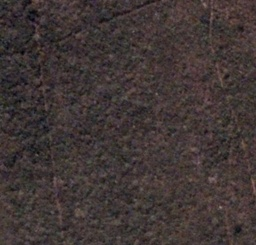
#> input picture Decision_Trees/Decision_Trees/BSB-1.jpg, 256 x 245 px, shrunk from 543 x 520 before the run, found by its file name
$ python model.py
#> lines starting #> are read from the running program, lines starting #| are printed output that depends on the picture; after the words box and inside, x2 and y2 are one past the last pixel; in counts of white or black regions, pixels touching at a corner belong together
import numpy as np
import pandas as pd
import cv2
from sklearn.tree import DecisionTreeClassifier
from sklearn.neighbors import KNeighborsClassifier
from sklearn.neural_network import MLPClassifier
from sklearn.model_selection import train_test_split
from sklearn.preprocessing import StandardScaler, LabelEncoder
from sklearn.metrics import accuracy_score, classification_report, confusion_matrix
import matplotlib.pyplot as plt
from collections import Counter
import warnings
import time
from numba import jit, cuda
import multiprocessing as mp
from concurrent.futures import ThreadPoolExecutor, ProcessPoolExecutor
warnings.filterwarnings('ignore')

# Função otimizada para extração de características com Numba
@jit(nopython=True)
def extract_features_numba(rgb_array):
    """
    Extração de características otimizada com Numba
    """
    n_samples = rgb_array.shape[0]
    features = np.zeros((n_samples, 19))

    for i in range(n_samples):
        r, g, b = rgb_array[i, 0], rgb_array[i, 1], rgb_array[i, 2]

        # Características básicas
        features[i, 0] = r
        features[i, 1] = g
        features[i, 2] = b

        # Intensidade
        features[i, 3] = (r + g + b) / 3

        # Saturação
        features[i, 4] = max(r, g, b) - min(r, g, b)

        # Razões (com proteção contra divisão por zero)
        features[i, 5] = r / (g + 1e-8)
        features[i, 6] = r / (b + 1e-8)
        features[i, 7] = g / (b + 1e-8)

        # Índices
        features[i, 8] = (g - r) / (g + r + 1e-8)  # Vegetation index
        features[i, 9] = (r - g) / (r + g + b + 1e-8)  # Soil index

        # Diferenças
        features[i, 10] = abs(r - g)
        features[i, 11] = abs(r - b)
        features[i, 12] = abs(g - b)

        # HSV simplificado
        max_val = max(r, g, b)
        min_val = min(r, g, b)
        diff = max_val - min_val

        # Hue
        if diff == 0:
            hue = 0
        elif max_val == r:
            hue = 60 * ((g - b) / diff)
        elif max_val == g:
            hue = 60 * (2 + (b - r) / diff)
        else:
            hue = 60 * (4 + (r - g) / diff)

        features[i, 13] = hue
        features[i, 14] = 0 if max_val == 0 else diff / max_val * 100  # Saturation
        features[i, 15] = max_val  # Value

        # Brilho e contraste
        features[i, 16] = max_val
        features[i, 17] = min_val
        features[i, 18] = diff

    return features

class RGBImageClassifier:
    def __init__(self, dt_params=None, knn_params=None, mlp_params=None):
        """
        Classificador de imagens RGB otimizado para alta performance
        """
        # Parâmetros otimizados
        if dt_params is None:
            dt_params = {'max_depth': 10, 'random_state': 42, 'min_samples_split': 10}

        if knn_params is None:
            knn_params = {'n_neighbors': 5, 'weights': 'distance', 'metric': 'euclidean',
                         'algorithm': 'kd_tree'}  # Algoritmo mais rápido

        if mlp_params is None:
            mlp_params = {
                'hidden_layer_sizes': (64, 32),
                'max_iter': 1000,
                'random_state': 42,
                'early_stopping': True,
                'validation_fraction': 0.1
            }

        self.dt_classifier = DecisionTreeClassifier(**dt_params)
        self.knn_classifier = KNeighborsClassifier(**knn_params)
        self.mlp_classifier = MLPClassifier(**mlp_params)
        self.scaler = StandardScaler()
        self.label_encoder = LabelEncoder()

        self.class_names = ['Vegetação', 'Pasto', 'Pista', 'Construção']
        self.class_colors = {
            'Vegetação': [0, 255, 0],
            'Pasto': [144, 238, 144],
            'Pista': [128, 128, 128],
            'Construção': [255, 0, 0]
        }

        self.is_fitted = False
        self.feature_names = [
            'R', 'G', 'B', 'Intensity', 'Saturation', 'RG_Ratio', 'RB_Ratio',
            'GB_Ratio', 'Vegetation_Index', 'Soil_Index', 'RG_Diff', 'RB_Diff', 'GB_Diff',
            'Hue', 'Sat_HSV', 'Value_HSV', 'Brightness', 'Darkness', 'Contrast'
        ]

    def load_csv_data(self, csv_paths):
        """Carrega dados dos CSVs"""
        print("=== CARREGANDO DADOS DOS CSVs ===")

        all_rgb_data = []
        all_labels = []

        for class_name, csv_path in csv_paths.items():
            try:
                print(f"Carregando {class_name}...")
                df = pd.read_csv(csv_path)

                # Verificar diferentes formatos de colunas possíveis
                if 'R' in df.columns and 'G' in df.columns and 'B' in df.columns:
                    rgb_data = df[['R', 'G', 'B']].values
                elif 'r' in df.columns and 'g' in df.columns and 'b' in df.columns:
                    rgb_data = df[['r', 'g', 'b']].values
                elif 'Red' in df.columns and 'Green' in df.columns and 'Blue' in df.columns:
                    rgb_data = df[['Red', 'Green', 'Blue']].values
                else:
                    # Usar as 3 primeiras colunas numéricas
                    numeric_cols = df.select_dtypes(include=[np.number]).columns
                    if len(numeric_cols) >= 3:
                        rgb_data = df[numeric_cols[:3]].values
                    else:
                        print(f"❌ Erro: CSV {csv_path} não possui colunas RGB válidas")
                        continue

                # Limpar dados inválidos
                valid_mask = ~np.isnan(rgb_data).any(axis=1)
                rgb_data = rgb_data[valid_mask]

                # Garantir que os valores estão no range [0, 255]
                rgb_data = np.clip(rgb_data, 0, 255)

                all_rgb_data.extend(rgb_data.tolist())
                all_labels.extend([class_name] * len(rgb_data))

                print(f"✓ {class_name}: {len(rgb_data)} amostras válidas")

            except FileNotFoundError:
                print(f"❌ Arquivo não encontrado: {csv_path}")
                continue
            except Exception as e:
                print(f"❌ Erro ao carregar {csv_path}: {e}")
                continue
#> this loop made 4 passes; (reads Trabalho_Final/csv/pasto.csv from the repository)

        if len(all_rgb_data) == 0:
            raise ValueError("Nenhum dado válido foi carregado dos CSVs!")

        print(f"✅ Total: {len(all_rgb_data)} amostras carregadas")
        return np.array(all_rgb_data), np.array(all_labels)

    def fit(self, csv_paths):
        """Treina o modelo"""
        print("=== TREINAMENTO OTIMIZADO ===")

        # Carregar dados
        X_rgb, y_classes = self.load_csv_data(csv_paths)

        # Extração otimizada
        print("Extraindo características (otimizado com Numba)...")
        start_time = time.time()
        X_features = extract_features_numba(X_rgb.astype(np.float64))
        extraction_time = time.time() - start_time
        print(f"✓ Características extraídas em {extraction_time:.2f}s")

        # Dividir dados
        y_encoded = self.label_encoder.fit_transform(y_classes)
        X_train, X_test, y_train, y_test = train_test_split(
            X_features, y_encoded, test_size=0.2, random_state=42, stratify=y_encoded
        )

        # Normalizar
        X_train_scaled = self.scaler.fit_transform(X_train)
        X_test_scaled = self.scaler.transform(X_test)

        # Treinar modelos
        print("Treinando modelos...")
        train_start = time.time()

        self.dt_classifier.fit(X_train_scaled, y_train)
        print("✓ Decision Tree treinado")

        self.knn_classifier.fit(X_train_scaled, y_train)
        print("✓ KNN treinado")

        # Preparar dados para MLP (ensemble)
        dt_pred_train = self.dt_classifier.predict(X_train_scaled)
        knn_pred_train = self.knn_classifier.predict(X_train_scaled)
        ensemble_pred_train = self.voting_mechanism(dt_pred_train, knn_pred_train)

        mlp_train_input = np.column_stack([X_train_scaled, ensemble_pred_train.reshape(-1, 1)])
        self.mlp_classifier.fit(mlp_train_input, y_train)
        print("✓ MLP treinado")

        train_time = time.time() - train_start

        # Avaliar modelo
        dt_pred_test = self.dt_classifier.predict(X_test_scaled)
        knn_pred_test = self.knn_classifier.predict(X_test_scaled)
        ensemble_pred_test = self.voting_mechanism(dt_pred_test, knn_pred_test)
        mlp_test_input = np.column_stack([X_test_scaled, ensemble_pred_test.reshape(-1, 1)])
        mlp_pred_test = self.mlp_classifier.predict(mlp_test_input)

        mlp_acc = accuracy_score(y_test, mlp_pred_test)

        print(f"\n✅ TREINAMENTO CONCLUÍDO")
        print(f"   Tempo de extração: {extraction_time:.2f}s")
        print(f"   Tempo de treinamento: {train_time:.2f}s")
        print(f"   Acurácia Final: {mlp_acc:.3f} ({mlp_acc*100:.1f}%)")

        # Relatório detalhado
        class_names_decoded = self.label_encoder.inverse_transform(range(len(self.label_encoder.classes_)))
        print(f"\n📊 Relatório de Classificação:")
        print(classification_report(y_test, mlp_pred_test,
                                  target_names=class_names_decoded,
                                  digits=3))

        self.is_fitted = True
        return {
            'accuracy': mlp_acc,
            'extraction_time': extraction_time,
            'training_time': train_time,
            'total_samples': len(X_rgb)
        }

    def voting_mechanism(self, dt_predictions, knn_predictions):
        """Voting otimizado vetorizado"""
        return np.where(dt_predictions == knn_predictions, dt_predictions, knn_predictions)

    def predict_image(self, image_path, batch_size=50000, downsample=None):
        """
        Classificação otimizada com processamento em lotes
        Método compatível com a interface original
        """
        return self.predict_image_optimized(image_path, batch_size, downsample)

    def predict_image_optimized(self, image_path, batch_size=50000, downsample=None):
        """
        Classificação otimizada com processamento em lotes e redimensionamento
        """
#> called with image_path = 'BSB-1.jpg', batch_size = 50000
        if not self.is_fitted:
            raise ValueError("Modelo não foi treinado! Execute fit() primeiro.")

        print(f"=== CLASSIFICAÇÃO OTIMIZADA ===")
        print(f"Arquivo: {image_path}")

        # Carregar imagem
        try:
            image = cv2.imread(image_path)
#> image is the input picture: shape (245, 256, 3); mean B, G, R 53.5, 54.7, 64.7
            if image is None:
                raise ValueError(f"Não foi possível carregar a imagem: {image_path}")
        except Exception as e:
            raise ValueError(f"Erro ao carregar imagem {image_path}: {e}")

        image_rgb = cv2.cvtColor(image, cv2.COLOR_BGR2RGB)
        original_shape = image_rgb.shape
#> original_shape = (245, 256, 3)

        # Redimensionar se necessário
        if downsample and (original_shape[0] > downsample or original_shape[1] > downsample):
            # Manter proporção
            scale = downsample / max(original_shape[:2])
            new_width = int(original_shape[1] * scale)
            new_height = int(original_shape[0] * scale)
            image_rgb = cv2.resize(image_rgb, (new_width, new_height))
            print(f"Imagem redimensionada: {original_shape[:2]} → {image_rgb.shape[:2]}")

        print(f"Processando: {image_rgb.shape[1]}x{image_rgb.shape[0]} pixels")
#| Processando: 256x245 pixels

        # Processar pixels
        pixels = image_rgb.reshape(-1, 3).astype(np.float64)
        total_pixels = len(pixels)
#> total_pixels = 62720

        print(f"Total de pixels: {total_pixels:,}")
#| Total de pixels: 62,720

        # Processamento em lotes
        all_predictions = []
        start_time = time.time()

        for i in range(0, total_pixels, batch_size):
            batch_end = min(i + batch_size, total_pixels)
            batch_pixels = pixels[i:batch_end]

            # Extração otimizada com Numba
            batch_features = extract_features_numba(batch_pixels)
            batch_features_scaled = self.scaler.transform(batch_features)

            # Predições ensemble
            dt_pred = self.dt_classifier.predict(batch_features_scaled)
            knn_pred = self.knn_classifier.predict(batch_features_scaled)
            ensemble_pred = self.voting_mechanism(dt_pred, knn_pred)

            mlp_input = np.column_stack([batch_features_scaled, ensemble_pred.reshape(-1, 1)])
            final_pred = self.mlp_classifier.predict(mlp_input)

            all_predictions.extend(final_pred)

            # Progresso
            progress = (batch_end / total_pixels) * 100
            elapsed = time.time() - start_time
            eta = (elapsed / progress * 100) - elapsed if progress > 0 else 0
            print(f"Progresso: {progress:.1f}% | Tempo: {elapsed:.1f}s | ETA: {eta:.1f}s", end='\r')
#> this loop made 2 passes
#> (batch_end, progress, eta) on passes 1 to 2: (50000, 79.72, 0.903), (62720, 100, 0)
#| Progresso: 79.7% | Tempo: 3.6s | ETA: 0.9s
#| Progresso: 100.0% | Tempo: 4.4s | ETA: 0.0s
#> after the loop, all_predictions = 62720 items

        processing_time = time.time() - start_time
        print(f"\n✅ Classificação concluída em {processing_time:.1f}s")

        # Decodificar e reconstruir
        final_classes = self.label_encoder.inverse_transform(all_predictions)
        classified_image = self.reconstruct_classified_image(final_classes, image_rgb.shape)

        # Redimensionar resultado para tamanho original se necessário
        if downsample and image_rgb.shape != original_shape:
            classified_image = cv2.resize(classified_image, (original_shape[1], original_shape[0]),
                                        interpolation=cv2.INTER_NEAREST)
            print("Resultado redimensionado para tamanho original")

        # Estatísticas
        class_counts = dict(Counter(final_classes))
        total_pixels_final = len(final_classes)

        print("\n📊 Distribuição das Classes:")
        for class_name, count in class_counts.items():
            percentage = (count / total_pixels_final) * 100
            print(f"   {class_name}: {count:,} pixels ({percentage:.1f}%)")

        return {
            'original_image': cv2.cvtColor(cv2.imread(image_path), cv2.COLOR_BGR2RGB),
            'classified_image': classified_image,
            'class_counts': class_counts,
            'processing_time': processing_time,
            'image_shape': original_shape
        }

    def reconstruct_classified_image(self, predictions, shape):
        """Reconstrói imagem classificada otimizada"""
#> called with predictions = array of shape (62720,), shape = (245, 256, 3)
        h, w = shape[:2]
        classified_img = np.zeros((h, w, 3), dtype=np.uint8)

        predictions_2d = predictions.reshape(h, w)

        for class_name in self.label_encoder.classes_:
            mask = predictions_2d == class_name
            color = self.class_colors.get(class_name, [255, 255, 255])
            classified_img[mask] = color
#> this loop made 3 passes
#> pass 1, in reconstruct_classified_image, `mask = predictions_2d == class_name`:
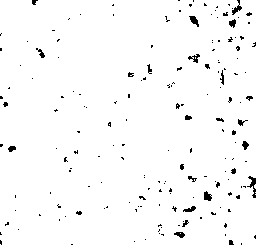
#> mask: shape (245, 256) bool; 97.6% white; black in thin lines or dots
#> pass 3, in reconstruct_classified_image, `mask = predictions_2d == class_name`:
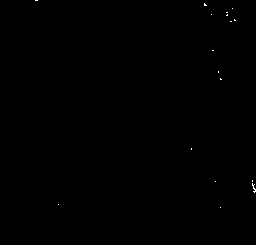
#> mask: shape (245, 256) bool; 0.08% white in thin lines or dots, all inside (x1, y1, x2, y2) = (35, 0, 256, 208)
#> after the loop:
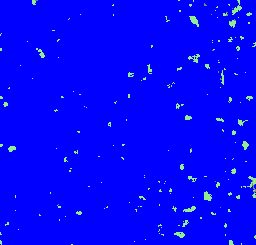
#> classified_img: shape (245, 256, 3); mean of channels 0, 1, 2 252.3, 5.7, 3.5; drawn as B, G, R
#> in predict_image_optimized, `class_counts = dict(Counter(final_classes))`: class_counts = {'Construção': 61198, 'Pasto': 1471, 'Pista': 51}
#> in predict_image_optimized, `total_pixels_final = len(final_classes)`: total_pixels_final = 62720
#> the loop in predict_image_optimized, `for class_name, count in class_counts.items():` made 3 passes
#> (class_name, count, percentage) on passes 1 to 3: ('Construção', 61198, 97.57), ('Pasto', 1471, 2.35), ('Pista', 51, 0.0813)
#|    Construção: 61,198 pixels (97.6%)
#|    Pasto: 1,471 pixels (2.3%)
#|    Pista: 51 pixels (0.1%)
#> `result = classifier.predict_image('BSB-1.jpg')`: result = 5 items

        return classified_img

    def visualize_results(self, result):
        """Visualização dos resultados"""
        plt.figure(figsize=(15, 5))

        # Imagem original
        plt.subplot(1, 3, 1)
        plt.imshow(result['original_image'])
        plt.title('Imagem Original')
        plt.axis('off')

        # Imagem classificada
        plt.subplot(1, 3, 2)
        plt.imshow(result['classified_image'])
        plt.title(f'Classificada ({result["processing_time"]:.1f}s)')
        plt.axis('off')

        # Gráfico de distribuição
        plt.subplot(1, 3, 3)
        classes = list(result['class_counts'].keys())
#> classes = ['Construção', 'Pasto', 'Pista']
        counts = list(result['class_counts'].values())
#> counts = [61198, 1471, 51]
        percentages = [count/sum(counts)*100 for count in counts]
#> percentages = [97.57, 2.35, 0.0813]
        colors = [np.array(self.class_colors.get(c, [128, 128, 128]))/255 for c in classes]
#> colors = [[1, 0, 0], [0.565, 0.933, 0.565], [0.502, 0.502, 0.502]]

        bars = plt.bar(classes, percentages, color=colors)
        plt.title('Distribuição das Classes')
        plt.ylabel('Porcentagem (%)')
        plt.xticks(rotation=45)

        # Adicionar valores nas barras
        for bar, pct in zip(bars, percentages):
            plt.text(bar.get_x() + bar.get_width()/2, bar.get_height() + 0.5,
                    f'{pct:.1f}%', ha='center', va='bottom')
#> this loop made 3 passes
#> pct on passes 1 to 3: 97.57, 2.35, 0.0813

        plt.tight_layout()
        plt.show()
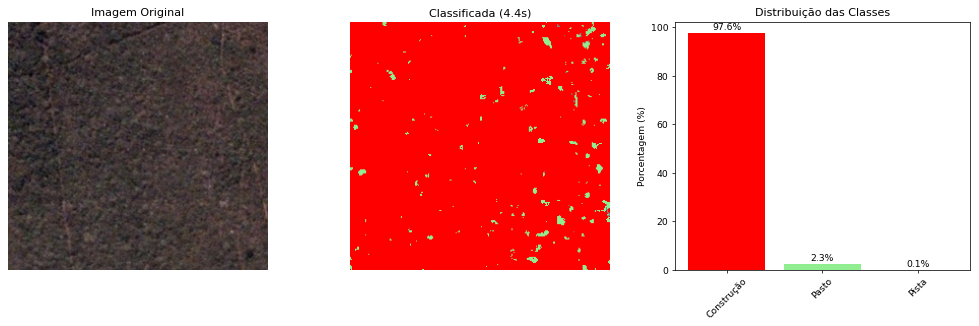
#> figure drawn by matplotlib, 3 panels; panel 3: tallest bar 97.57 high, from x = -0.4 to 0.4

        # Mostrar legenda de cores
        print("\n🎨 Legenda de Cores:")
        for class_name, color in self.class_colors.items():
            print(f"   {class_name}: RGB{color}")


# ========== EXECUÇÃO PRINCIPAL ==========

if __name__ == "__main__":
    print("🚀 CLASSIFICADOR RGB OTIMIZADO")
    print("="*50)

    # 1. Configurar caminhos dos CSVs
    csv_paths = {
        'Vegetação': 'csv/pixels_rgb_rgb.csv',
        'Pasto': 'csv/pasto.csv',
        'Pista': 'csv/pista.csv',
        'Construção': 'csv/construcao.csv'
    }

    try:
        # 2. Criar e treinar o classificador
        classifier = RGBImageClassifier()
        results = classifier.fit(csv_paths)

        # 3. Classificar imagem
        print("\n" + "="*50)
        result = classifier.predict_image('BSB-1.jpg')

        # 4. Visualizar resultados
        classifier.visualize_results(result)

        # 5. Resumo final
        print("\n" + "="*50)
        print("🎯 RESUMO DA EXECUÇÃO:")
        print(f"   ✅ Modelo treinado com {results['total_samples']:,} amostras")
        print(f"   ✅ Acurácia: {results['accuracy']:.1%}")
        print(f"   ✅ Imagem classificada em {result['processing_time']:.1f}s")
#|    ✅ Imagem classificada em 4.4s
        print(f"   ✅ Resolução: {result['image_shape'][1]}x{result['image_shape'][0]} pixels")
#|    ✅ Resolução: 256x245 pixels
        print("\n🔧 OTIMIZAÇÕES ATIVAS:")
        print("   • Extração de características com Numba (JIT)")
        print("   • Processamento em lotes")
        print("   • Algoritmo KNN otimizado (kd_tree)")
        print("   • Voting mechanism vetorizado")
        print("   • Early stopping no MLP")
        print("="*50)

    except Exception as e:
        print(f"❌ ERRO: {e}")
        print("\n🔍 VERIFICAÇÕES:")
        print("   1. Os arquivos CSV existem nos caminhos especificados?")
        print("   2. A imagem 'BSB-1.jpg' existe no diretório atual?")
        print("   3. As dependências estão instaladas? (pip install numba)")
        print("   4. Os CSVs possuem colunas R, G, B válidas?")
